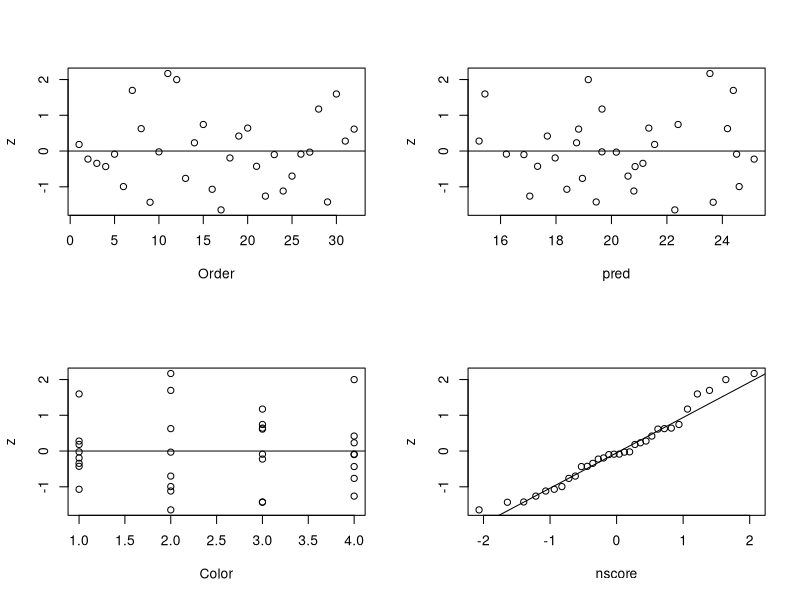
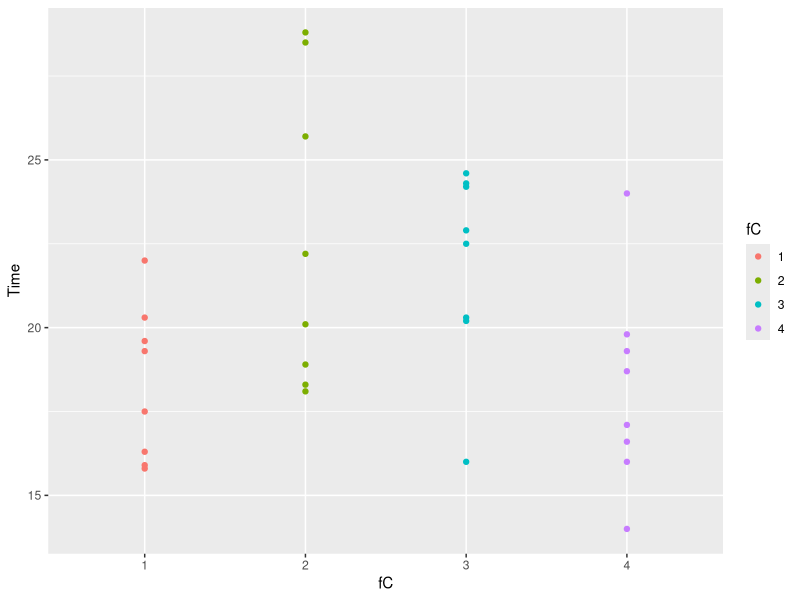
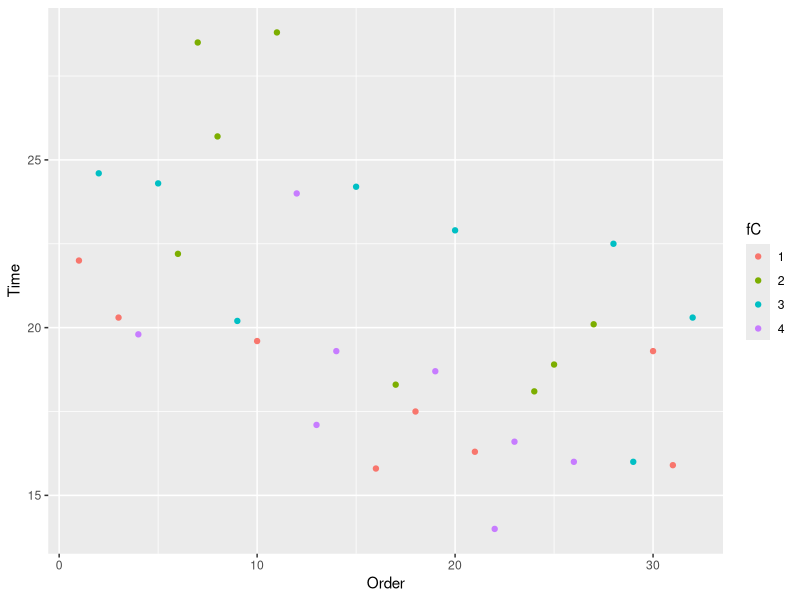
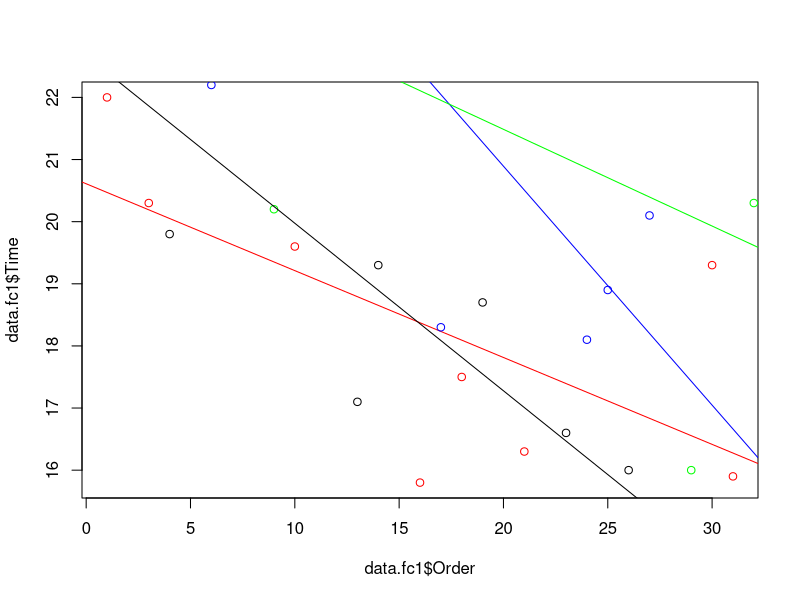
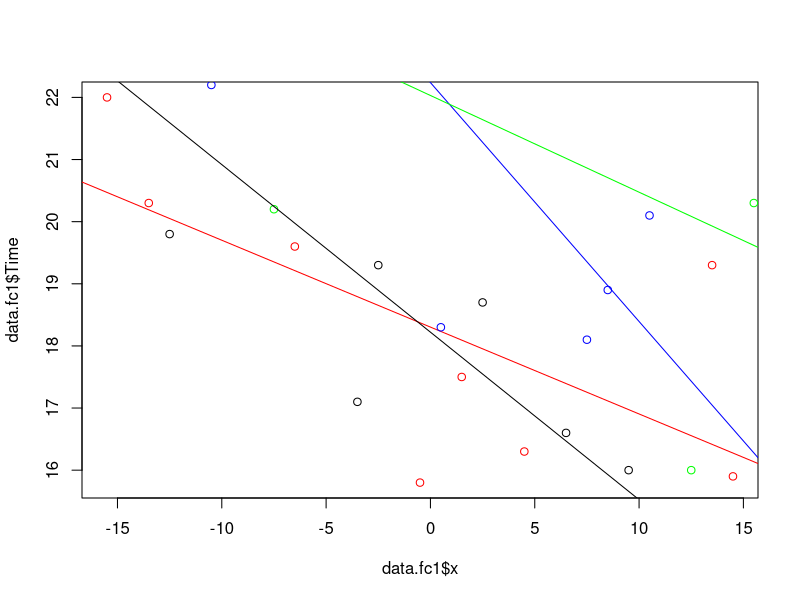

R code for these plots, in order:
# balloon.r, balloon experiment, Table 9.6 p300, and code from text p301

# Table 9.6, p300
balloon.data <- read.table("Data/balloon.txt", header=T)
head(balloon.data, 3)
center_order <- mean(balloon.data$Order)
balloon.data <- within(balloon.data,
  {x = Order - center_order; fC = factor(Color) })

options(contrasts = c("contr.sum", "contr.poly"))
model1 <- lm(Time ~ fC + x, data=balloon.data)
summary(model1) # LSE etc. for covariate, model F-test

drop1(model1, ~., test="F") # Type 3 tests
anova(model1) # Type 1 tests

# Multiple comparisons: Scheffe's method
library(lsmeans)
lsmC <- lsmeans(model1, ~ fC)
lsmC
summary(contrast(lsmC, method="pairwise", adjust="Scheffe"),
        infer=c(T,T))

# Residual plots
balloon.data <- within(balloon.data,
  {pred=fitted(model1); e=resid(model1); z=e/sd(e);
   n=length(e); q=rank(e); nscore=qnorm((q-0.375)/(n+0.25)) })

par(mfrow=c(2,2))
plot (z ~ Order, data=balloon.data); abline(h=0)
plot (z ~ pred, data=balloon.data); abline(h=0)
plot (z ~ Color, data=balloon.data); abline(h=0)
plot (z ~ nscore, data=balloon.data); qqline(balloon.data$z)
dev.off()

# Code from text p301
# Test equality of slopes
model2 <- lm(Time ~ fC + x + fC:x, data=balloon.data)
anova(model1, model2)
# slopes are not too much different

# plot again for comparison
library(ggplot2)
library(dplyr)
balloon.data %>% ggplot(aes(x=fC, y=Time, color=fC))+
  geom_point()
# need to explore more on this...

balloon.data %>% ggplot(aes(x=Order, y=Time, color=fC))+
  geom_point()

# another way to plot this

data.fc1 <- subset(balloon.data, fC==1)
plot(x=data.fc1$Order, y=data.fc1$Time, col='red')
abline(lm(data.fc1$Time ~ data.fc1$Order), col='red')

data.fc2 <- subset(balloon.data, fC==2)
points(x=data.fc2$Order, y=data.fc2$Time, col='blue')
abline(lm(data.fc2$Time ~ data.fc2$Order), col='blue')

data.fc3 <- subset(balloon.data, fC==3)
points(x=data.fc3$Order, y=data.fc3$Time, col='green')
abline(lm(data.fc3$Time ~ data.fc3$Order), col='green')

data.fc4 <- subset(balloon.data, fC==4)
points(x=data.fc4$Order, y=data.fc4$Time, col='black')
abline(lm(data.fc4$Time ~ data.fc4$Order), col='black')

# plot x vs Time instead of Order vs Time

plot(x=data.fc1$x, y=data.fc1$Time, col='red')
abline(lm(data.fc1$Time ~ data.fc1$x), col='red')

points(x=data.fc2$x, y=data.fc2$Time, col='blue')
abline(lm(data.fc2$Time ~ data.fc2$x), col='blue')

points(x=data.fc3$x, y=data.fc3$Time, col='green')
abline(lm(data.fc3$Time ~ data.fc3$x), col='green')

points(x=data.fc4$x, y=data.fc4$Time, col='black')
abline(lm(data.fc4$Time ~ data.fc4$x), col='black')
# same effects
